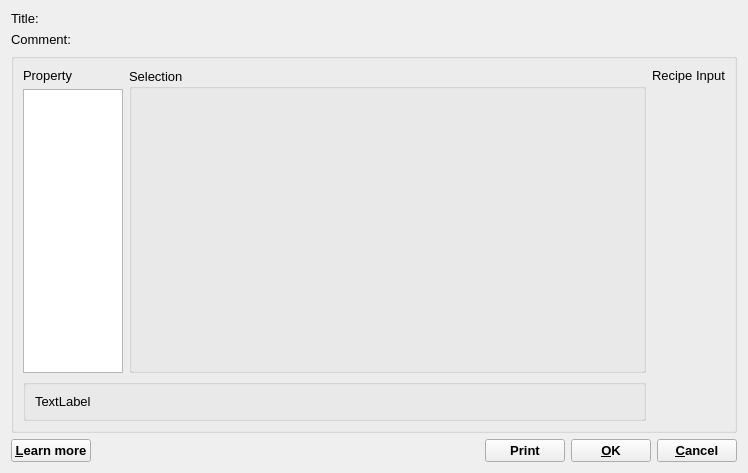
<?xml version="1.0" encoding="UTF-8"?>
<ui version="4.0">
 <class>InputSystemDialogData</class>
 <widget class="QDialog" name="InputSystemDialogData">
  <property name="windowModality">
   <enum>Qt::WindowModal</enum>
  </property>
  <property name="geometry">
   <rect>
    <x>0</x>
    <y>0</y>
    <width>748</width>
    <height>473</height>
   </rect>
  </property>
  <property name="font">
   <font>
    <pointsize>10</pointsize>
   </font>
  </property>
  <property name="windowTitle">
   <string>Input Recipe of Single Thermodynamic System: </string>
  </property>
  <property name="modal">
   <bool>true</bool>
  </property>
  <layout class="QGridLayout" name="gridLayout_2">
   <item row="0" column="0">
    <widget class="QLabel" name="label_3">
     <property name="text">
      <string>Title:</string>
     </property>
    </widget>
   </item>
   <item row="2" column="0" colspan="2">
    <widget class="QGroupBox" name="groupBox_3">
     <property name="title">
      <string/>
     </property>
     <layout class="QGridLayout" name="gridLayout">
      <item row="0" column="0">
       <widget class="QLabel" name="label">
        <property name="sizePolicy">
         <sizepolicy hsizetype="Preferred" vsizetype="Fixed">
          <horstretch>0</horstretch>
          <verstretch>0</verstretch>
         </sizepolicy>
        </property>
        <property name="text">
         <string>Property</string>
        </property>
       </widget>
      </item>
      <item row="0" column="1" rowspan="2">
       <widget class="QGroupBox" name="groupBox_2">
        <property name="sizePolicy">
         <sizepolicy hsizetype="Preferred" vsizetype="Expanding">
          <horstretch>0</horstretch>
          <verstretch>0</verstretch>
         </sizepolicy>
        </property>
        <property name="title">
         <string>Selection</string>
        </property>
        <layout class="QHBoxLayout" name="horizontalLayout_2">
         <item>
          <widget class="QStackedWidget" name="winStac">
           <property name="sizePolicy">
            <sizepolicy hsizetype="Expanding" vsizetype="Preferred">
             <horstretch>0</horstretch>
             <verstretch>0</verstretch>
            </sizepolicy>
           </property>
          </widget>
         </item>
        </layout>
       </widget>
      </item>
      <item row="0" column="2">
       <widget class="QLabel" name="label_2">
        <property name="text">
         <string>Recipe Input</string>
        </property>
       </widget>
      </item>
      <item row="1" column="0">
       <widget class="QListWidget" name="keywdList">
        <property name="sizePolicy">
         <sizepolicy hsizetype="Fixed" vsizetype="Expanding">
          <horstretch>0</horstretch>
          <verstretch>0</verstretch>
         </sizepolicy>
        </property>
        <property name="minimumSize">
         <size>
          <width>100</width>
          <height>0</height>
         </size>
        </property>
        <property name="maximumSize">
         <size>
          <width>100</width>
          <height>16777215</height>
         </size>
        </property>
        <property name="toolTip">
         <string/>
        </property>
        <property name="batchSize">
         <number>50</number>
        </property>
       </widget>
      </item>
      <item row="2" column="0" colspan="2">
       <widget class="QGroupBox" name="groupBox">
        <property name="sizePolicy">
         <sizepolicy hsizetype="Preferred" vsizetype="Minimum">
          <horstretch>0</horstretch>
          <verstretch>0</verstretch>
         </sizepolicy>
        </property>
        <property name="title">
         <string/>
        </property>
        <layout class="QVBoxLayout" name="verticalLayout">
         <item>
          <widget class="QLabel" name="lDesc">
           <property name="sizePolicy">
            <sizepolicy hsizetype="Preferred" vsizetype="Minimum">
             <horstretch>0</horstretch>
             <verstretch>0</verstretch>
            </sizepolicy>
           </property>
           <property name="text">
            <string>TextLabel</string>
           </property>
           <property name="wordWrap">
            <bool>true</bool>
           </property>
          </widget>
         </item>
        </layout>
       </widget>
      </item>
     </layout>
    </widget>
   </item>
   <item row="3" column="0" colspan="2">
    <layout class="QHBoxLayout" name="horizontalLayout">
     <item>
      <widget class="QPushButton" name="pHelp">
       <property name="font">
        <font>
         <pointsize>10</pointsize>
         <weight>75</weight>
         <bold>true</bold>
        </font>
       </property>
       <property name="text">
        <string>&amp;Learn more</string>
       </property>
       <property name="shortcut">
        <string>F1</string>
       </property>
       <property name="autoDefault">
        <bool>false</bool>
       </property>
      </widget>
     </item>
     <item>
      <spacer>
       <property name="orientation">
        <enum>Qt::Horizontal</enum>
       </property>
       <property name="sizeType">
        <enum>QSizePolicy::Expanding</enum>
       </property>
       <property name="sizeHint" stdset="0">
        <size>
         <width>40</width>
         <height>20</height>
        </size>
       </property>
      </spacer>
     </item>
     <item>
      <widget class="QPushButton" name="pPrint">
       <property name="font">
        <font>
         <pointsize>10</pointsize>
         <weight>75</weight>
         <bold>true</bold>
        </font>
       </property>
       <property name="text">
        <string>Print</string>
       </property>
       <property name="autoDefault">
        <bool>false</bool>
       </property>
      </widget>
     </item>
     <item>
      <widget class="QPushButton" name="pOK">
       <property name="font">
        <font>
         <pointsize>10</pointsize>
         <weight>75</weight>
         <bold>true</bold>
        </font>
       </property>
       <property name="text">
        <string>&amp;OK</string>
       </property>
       <property name="autoDefault">
        <bool>false</bool>
       </property>
      </widget>
     </item>
     <item>
      <widget class="QPushButton" name="pCancel">
       <property name="font">
        <font>
         <pointsize>10</pointsize>
         <weight>75</weight>
         <bold>true</bold>
        </font>
       </property>
       <property name="text">
        <string>&amp;Cancel</string>
       </property>
       <property name="autoDefault">
        <bool>false</bool>
       </property>
      </widget>
     </item>
    </layout>
   </item>
   <item row="1" column="0">
    <widget class="QLabel" name="label_4">
     <property name="text">
      <string>Comment:</string>
     </property>
    </widget>
   </item>
  </layout>
 </widget>
 <resources/>
 <connections/>
</ui>
